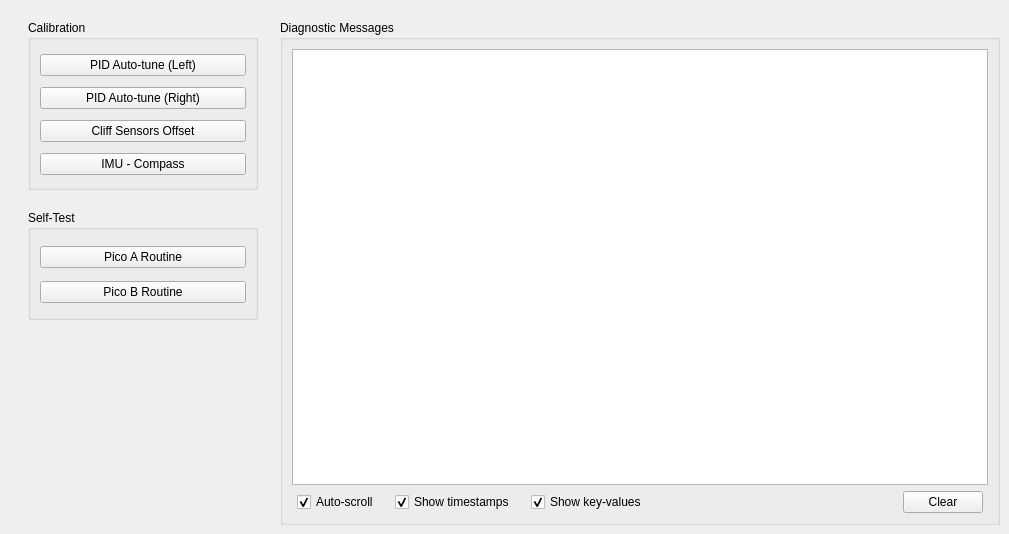
      <widget class="QWidget" name="diagTab">
       <attribute name="title">
        <string>Diagnostics</string>
       </attribute>
       <widget class="QGroupBox" name="diagMsgsBox">
        <property name="geometry">
         <rect>
          <x>280</x>
          <y>20</y>
          <width>720</width>
          <height>505</height>
         </rect>
        </property>
        <property name="sizePolicy">
         <sizepolicy hsizetype="Expanding" vsizetype="Expanding">
          <horstretch>0</horstretch>
          <verstretch>0</verstretch>
         </sizepolicy>
        </property>
        <property name="title">
         <string>Diagnostic Messages</string>
        </property>
        <layout class="QVBoxLayout" name="verticalLayout_2">
         <item>
          <widget class="QTextBrowser" name="diagMsgsText">
           <property name="sizePolicy">
            <sizepolicy hsizetype="Preferred" vsizetype="Expanding">
             <horstretch>0</horstretch>
             <verstretch>0</verstretch>
            </sizepolicy>
           </property>
           <property name="font">
            <font>
             <family>Liberation Mono</family>
             <pointsize>11</pointsize>
             <italic>false</italic>
             <bold>false</bold>
            </font>
           </property>
           <property name="html">
            <string>&lt;!DOCTYPE HTML PUBLIC &quot;-//W3C//DTD HTML 4.0//EN&quot; &quot;http://www.w3.org/TR/REC-html40/strict.dtd&quot;&gt;
&lt;html&gt;&lt;head&gt;&lt;meta name=&quot;qrichtext&quot; content=&quot;1&quot; /&gt;&lt;meta charset=&quot;utf-8&quot; /&gt;&lt;style type=&quot;text/css&quot;&gt;
p, li { white-space: pre-wrap; }
hr { height: 1px; border-width: 0; }
li.unchecked::marker { content: &quot;\2610&quot;; }
li.checked::marker { content: &quot;\2612&quot;; }
&lt;/style&gt;&lt;/head&gt;&lt;body style=&quot; font-family:'Liberation Mono'; font-size:11pt; font-weight:400; font-style:normal;&quot;&gt;
&lt;p style=&quot;-qt-paragraph-type:empty; margin-top:0px; margin-bottom:0px; margin-left:0px; margin-right:0px; -qt-block-indent:0; text-indent:0px; font-family:'Ubuntu Sans';&quot;&gt;&lt;br /&gt;&lt;/p&gt;&lt;/body&gt;&lt;/html&gt;</string>
           </property>
          </widget>
         </item>
         <item>
          <layout class="QHBoxLayout" name="diagMsgsOptionsBox">
           <property name="leftMargin">
            <number>5</number>
           </property>
           <property name="rightMargin">
            <number>5</number>
           </property>
           <item>
            <widget class="QCheckBox" name="diagMsgOptsAutoScrollCheck">
             <property name="sizePolicy">
              <sizepolicy hsizetype="Preferred" vsizetype="Fixed">
               <horstretch>0</horstretch>
               <verstretch>0</verstretch>
              </sizepolicy>
             </property>
             <property name="text">
              <string>Auto-scroll</string>
             </property>
             <property name="checked">
              <bool>true</bool>
             </property>
            </widget>
           </item>
           <item>
            <spacer name="horizontalSpacer_22">
             <property name="orientation">
              <enum>Qt::Orientation::Horizontal</enum>
             </property>
             <property name="sizeType">
              <enum>QSizePolicy::Policy::Fixed</enum>
             </property>
             <property name="sizeHint" stdset="0">
              <size>
               <width>10</width>
               <height>20</height>
              </size>
             </property>
            </spacer>
           </item>
           <item>
            <widget class="QCheckBox" name="diagMsgOptsShowTimeCheck">
             <property name="sizePolicy">
              <sizepolicy hsizetype="Preferred" vsizetype="Fixed">
               <horstretch>0</horstretch>
               <verstretch>0</verstretch>
              </sizepolicy>
             </property>
             <property name="text">
              <string>Show timestamps</string>
             </property>
             <property name="checked">
              <bool>true</bool>
             </property>
            </widget>
           </item>
           <item>
            <spacer name="horizontalSpacer_23">
             <property name="orientation">
              <enum>Qt::Orientation::Horizontal</enum>
             </property>
             <property name="sizeType">
              <enum>QSizePolicy::Policy::Fixed</enum>
             </property>
             <property name="sizeHint" stdset="0">
              <size>
               <width>10</width>
               <height>20</height>
              </size>
             </property>
            </spacer>
           </item>
           <item>
            <widget class="QCheckBox" name="diagMsgOptsShowKeyValCheck">
             <property name="sizePolicy">
              <sizepolicy hsizetype="Preferred" vsizetype="Fixed">
               <horstretch>0</horstretch>
               <verstretch>0</verstretch>
              </sizepolicy>
             </property>
             <property name="text">
              <string>Show key-values</string>
             </property>
             <property name="checked">
              <bool>true</bool>
             </property>
            </widget>
           </item>
           <item>
            <spacer name="horizontalSpacer_24">
             <property name="orientation">
              <enum>Qt::Orientation::Horizontal</enum>
             </property>
             <property name="sizeHint" stdset="0">
              <size>
               <width>40</width>
               <height>20</height>
              </size>
             </property>
            </spacer>
           </item>
           <item>
            <widget class="QPushButton" name="diagMsgOptsClearBtn">
             <property name="text">
              <string>Clear</string>
             </property>
            </widget>
           </item>
          </layout>
         </item>
        </layout>
       </widget>
       <widget class="QGroupBox" name="calibBox">
        <property name="geometry">
         <rect>
          <x>28</x>
          <y>20</y>
          <width>230</width>
          <height>170</height>
         </rect>
        </property>
        <property name="title">
         <string>Calibration</string>
        </property>
        <layout class="QVBoxLayout" name="verticalLayout_3">
         <property name="bottomMargin">
          <number>7</number>
         </property>
         <item>
          <widget class="QPushButton" name="calibPidTuneButtonL">
           <property name="text">
            <string>PID Auto-tune (Left)</string>
           </property>
          </widget>
         </item>
         <item>
          <widget class="QPushButton" name="calibPidTuneButtonR">
           <property name="text">
            <string>PID Auto-tune (Right)</string>
           </property>
          </widget>
         </item>
         <item>
          <widget class="QPushButton" name="calibCliffOffsetButton">
           <property name="text">
            <string>Cliff Sensors Offset</string>
           </property>
          </widget>
         </item>
         <item>
          <widget class="QPushButton" name="calibImuCompassButton">
           <property name="text">
            <string>IMU - Compass</string>
           </property>
          </widget>
         </item>
        </layout>
       </widget>
       <widget class="QGroupBox" name="selftestBox">
        <property name="geometry">
         <rect>
          <x>28</x>
          <y>210</y>
          <width>230</width>
          <height>110</height>
         </rect>
        </property>
        <property name="title">
         <string>Self-Test</string>
        </property>
        <layout class="QVBoxLayout" name="verticalLayout_4">
         <property name="bottomMargin">
          <number>7</number>
         </property>
         <item>
          <widget class="QPushButton" name="selftestPicoAButton">
           <property name="text">
            <string>Pico A Routine</string>
           </property>
          </widget>
         </item>
         <item>
          <widget class="QPushButton" name="selftestPicoBButton">
           <property name="text">
            <string>Pico B Routine</string>
           </property>
          </widget>
         </item>
        </layout>
       </widget>
      </widget>
